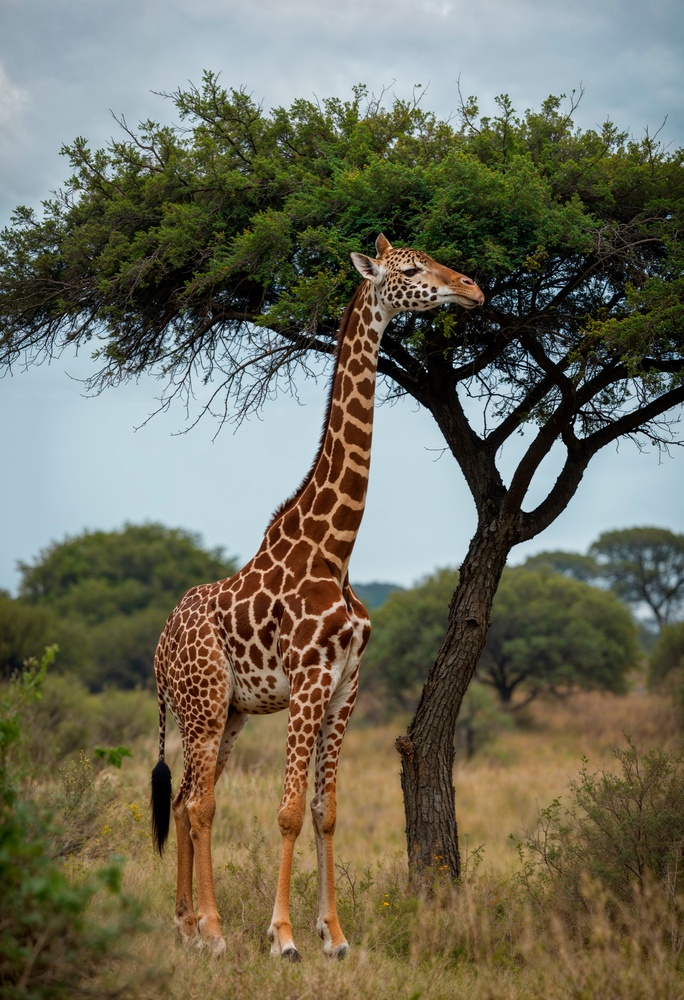
#> input picture giraffe_kenya.jpg, 684 x 1000 px, shrunk from 1367 x 2000 before the run
$ jupyter execute histogram.ipynb
#> lines starting #> are read from the running program, lines starting #| are printed output that depends on the picture
[cell 1]
import cv2
import matplotlib.pyplot as plt

[cell 2]
#RGB
image =  cv2.imread("./giraffe_kenya.jpg")
#> image is the input picture: shape (1000, 684, 3); mean B, G, R 91.2, 108.8, 110.9
# print(image)
image_rgb = cv2.cvtColor(image, cv2.COLOR_BGR2RGB)
plt.imshow(image_rgb)

[cell 3]
channels = cv2.split(image_rgb)
colors = ['red','green','blue']

for channel,color in zip(channels, colors):
    hist = cv2.calcHist([channel], [0] , None, [256], [0,256])
    plt.plot(hist,color = color)
#> this loop made 3 passes
#> color on passes 1 to 3: 'red', 'green', 'blue'
plt.title("Color Histogram")
plt.xlabel("Pixel Intensity")
plt.ylabel("Frequence")
plt.show()
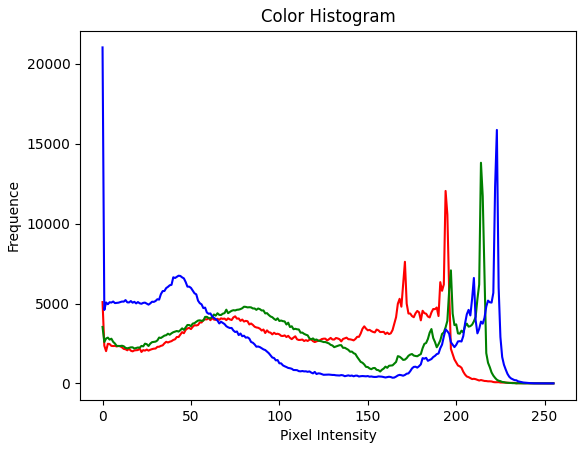
#> figure drawn by matplotlib, 1 panel; curve peaks at x = 194, y = 12048; curve peaks at x = 214, y = 13813; curve peaks at x = 0, y = 21035

[cell 4]
#HSV

image_hsv = cv2.cvtColor(image,cv2.COLOR_BGR2HSV)
#> image_hsv: shape (1000, 684, 3); mean H, S, V 50.2, 105.7, 121.8
h,s,v = cv2.split(image_hsv)
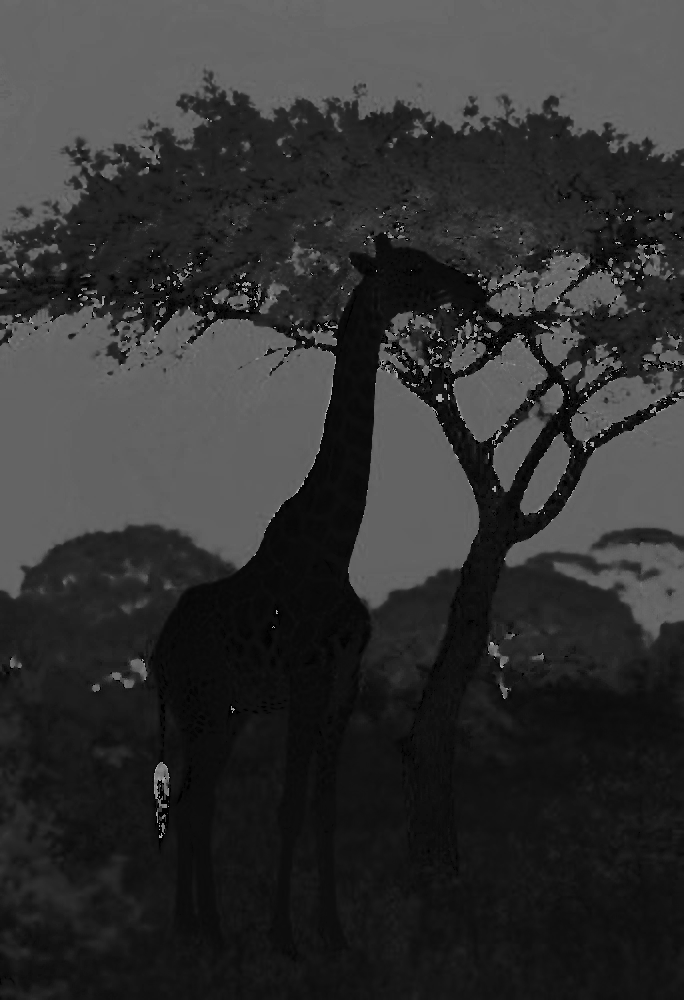
#> h: shape (1000, 684); min 0, max 179, mean 50.2
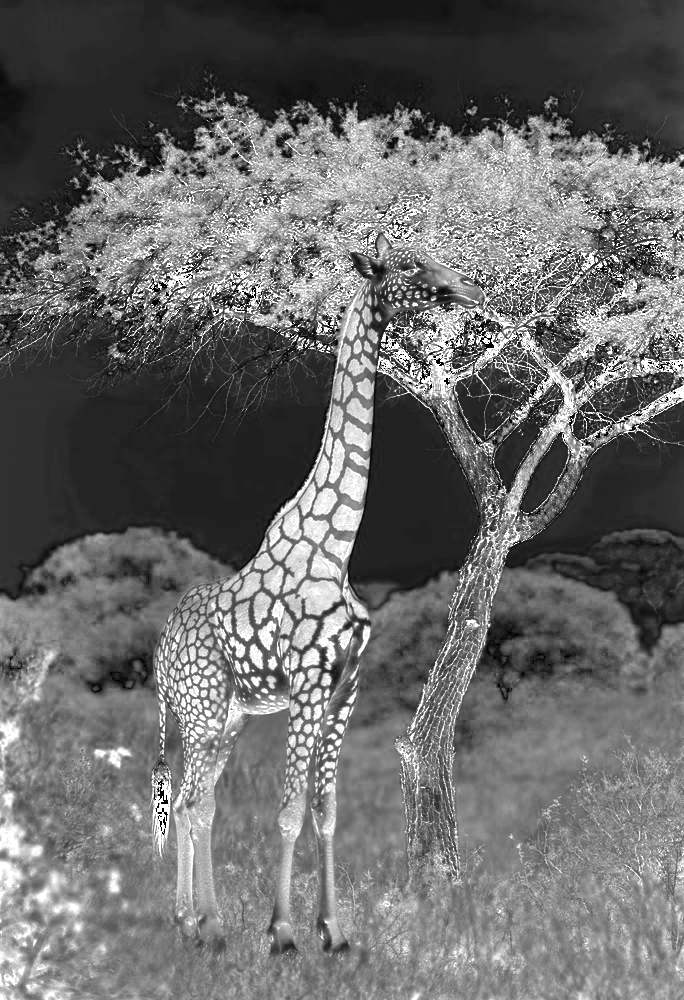
#> s: shape (1000, 684); min 0, max 255, mean 105.7
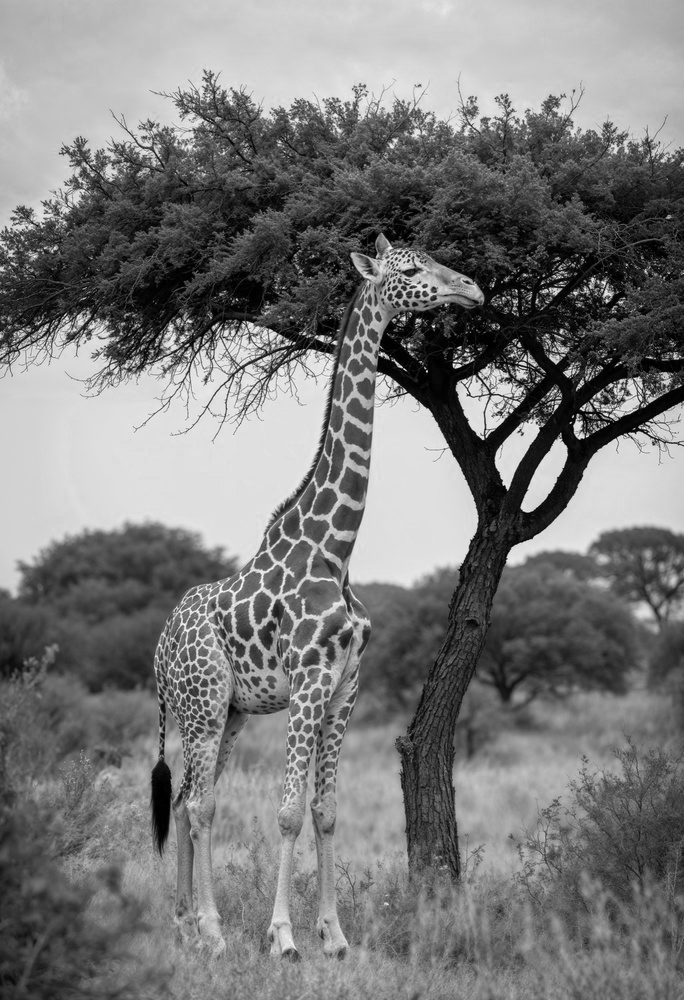
#> v: shape (1000, 684); min 0, max 255, mean 121.8

h_hist = cv2.calcHist([h], [0] , None, [180], [0,180])
#> h_hist = 180 values, max 44751 at index 101, min 0 at index 121, mean 3800
s_hist = cv2.calcHist([s], [0] , None, [256], [0,256])
#> s_hist = 256 values, max 25006 at index 33, min 0 at index 1, mean 2671.9
v_hist = cv2.calcHist([v], [0] , None, [256], [0,256])
#> v_hist = 256 values, max 15950 at index 223, min 0 at index 252, mean 2671.9

fig,axes = plt.subplots(1,3,figsize =(15,5))

axes[0].plot(h_hist,color = 'orange')
axes[0].set_title("Hue Histogram")
axes[0].set_xlabel("Bins")
axes[0].set_ylabel("Frequency")

axes[1].plot(s_hist,color = 'green')
axes[1].set_title("Saturation Histogram")
axes[1].set_xlabel("Bins")
axes[1].set_ylabel("Frequency")

axes[2].plot(v_hist,color = 'blue')
axes[2].set_title("Value Histogram")
axes[2].set_xlabel("Bins")
axes[2].set_ylabel("Frequency")

plt.tight_layout()
plt.show()
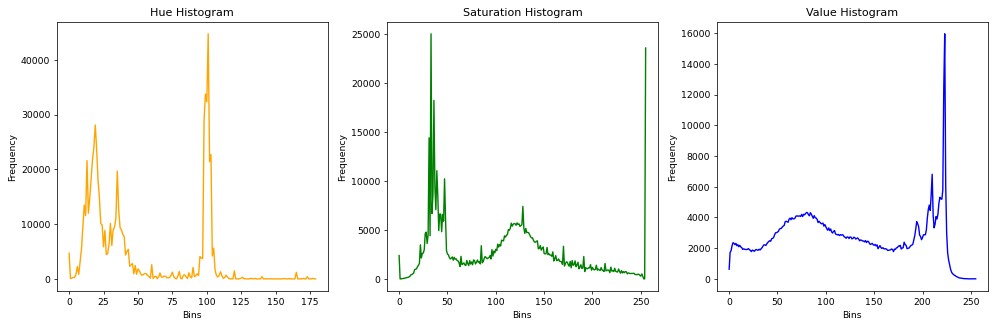
#> figure drawn by matplotlib, 3 panels; panel 1: curve peaks at x = 101, y = 44751; panel 2: curve peaks at x = 33, y = 25006; panel 3: curve peaks at x = 223, y = 15950
